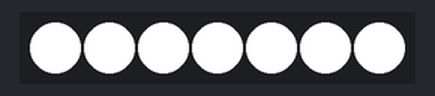
A sketch run on a simulated Arduino Uno, built with avr-gcc and run on an emulated ATmega328P. Parts: 7 RGB LEDs in strip order, left to right. Dim RGB values are drawn brighter than linear.

Above: at 0.1 s.
At 3.1 s:
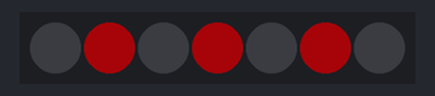
At 7.1 s:
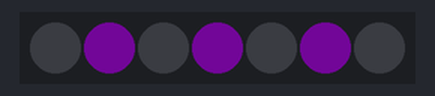
Timing chart, 0 to 40.0 s (numbered marks = the images above):
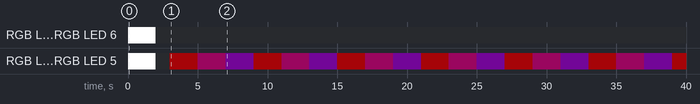

The sketch:

Neopixel_WS2812B_RGB.ino
```cpp
// neopixel: WS2812B_RGB 3-wire. +VDC / GND / DIN (Data IN)
// Library FastLED.h
// Ref.: https://www.youtube.com/watch?v=4Ut4UK7612M
// DEV: HH
// IDE: Arduino V2

#include <Arduino.h>
#include <FastLED.h> // library by Daniel Garcia

#define NUM_LEDS 7 // How many LEDpixel to handle
#define LED_PIN 4 // Arduino Pin to connect to LEDpixel DIN Pin

CRGB leds[NUM_LEDS]; // array of LEDpixel's (NUM_LEDS)
// RGB_ORDER RGB;

// variable's for turning LEDpixel On or OFF
bool kitchen_status = false;
bool entre_status = false;
bool room_status = false;
bool dinnerRoom_status = false;


void setup() {
  // put your setup code here, to run once:
  FastLED.addLeds<WS2812B, LED_PIN, GRB>(leds, NUM_LEDS);  // setup the neopixel: type, Pin, leds array, LEDs to hadle
  // SK6812WWA is compatible with WS2812B, keep WS2812B in the library declaration
  // FastLED.setBrightness(50); // set brightness of neopixels

  Serial.begin(9600); // initial serial monitor

/*

 // Test all LED's - Set on
 leds[0] = CHSV (16, 200, 100);
 leds[1] = CHSV (16, 200, 100);
 leds[2] = CHSV (16, 200, 100);
 leds[3] = CHSV (16, 200, 100);
 leds[4] = CHSV (16, 200, 100);
 leds[5] = CHSV (16, 200, 100);
 leds[6] = CHSV (16, 200, 100);

 FastLED.show(); // send data to LEDpixel DIN Pin

 delay(2000);
*/


 leds[0] = CRGB:: White;
 leds[1] = CRGB:: White;
 leds[2] = CRGB:: White;
 leds[3] = CRGB:: White;
 leds[4] = CRGB:: White;
 leds[5] = CRGB:: White;
 leds[6] = CRGB:: White;

 FastLED.show();

 delay(2000);


 leds[0] = CRGB:: Black;
 leds[1] = CRGB:: Black;
 leds[2] = CRGB:: Black;
 leds[3] = CRGB:: Black;
 leds[4] = CRGB:: Black;
 leds[5] = CRGB:: Black;
 leds[6] = CRGB:: Black;

 FastLED.show(); // send data to LEDpixel DIN Pin

 delay(1000);

} // END void setup

void loop() {

// NOTE: test af SK6812WWA LEDpixel

// Test all LED's - Set on
 //leds[0] = CHSV (0, 150, 100);
 leds[1] = CHSV (255, 200, 100);
 //leds[2] = CHSV (0, 150, 100);
 leds[3] = CHSV (255, 200, 100);
 //leds[4] = CHSV (225, 150, 100);
 leds[5] = CHSV (255, 200, 100);
 //leds[6] = CHSV (0, 150, 100);

 FastLED.show(); // send data to LEDpixel DIN Pin

 delay(2000);

// Test all LED's - Set on
 //leds[0] = CHSV (0, 150, 100);
 leds[1] = CHSV (220, 200, 100);
 //leds[2] = CHSV (0, 150, 100);
 leds[3] = CHSV (220, 200, 100);
 //leds[4] = CHSV (225, 150, 100);
 leds[5] = CHSV (220, 200, 100);
 //leds[6] = CHSV (0, 150, 100);

 FastLED.show(); // send data to LEDpixel DIN Pin

 delay(2000);

 // Test all LED's - Set on
 //leds[0] = CHSV (0, 150, 100);
 leds[1] = CHSV (200, 200, 100);
 //leds[2] = CHSV (0, 150, 100);
 leds[3] = CHSV (200, 200, 100);
 //leds[4] = CHSV (225, 150, 100);
 leds[5] = CHSV (200, 200, 100);
 //leds[6] = CHSV (0, 150, 100);

 FastLED.show(); // send data to LEDpixel DIN Pin

 delay(2000);


/*

 leds[0] = CRGB (255, 0, 0);
 leds[1] = CRGB (0, 0, 0);
 leds[2] = CRGB (0, 255, 0);
 leds[3] = CRGB (0, 0, 255);
 leds[4] = CRGB (0, 0, 0);
 leds[5] = CRGB (255, 255, 0);
 leds[6] = CRGB (0, 255, 255);

 FastLED.show();


 // delay(2000);
*/
/*
 leds[0] = CRGB:: White;
 leds[1] = CRGB:: White;
 leds[2] = CRGB:: White;
 leds[3] = CRGB:: White;
 leds[4] = CRGB:: White;
 leds[5] = CRGB:: White;
 leds[6] = CRGB:: White;

 FastLED.show();


 delay(2000);

 leds[0] = CRGB:: Black;
 leds[1] = CRGB:: Black;
 leds[2] = CRGB:: Black;
 leds[3] = CRGB:: Black;
 leds[4] = CRGB:: Black;
 leds[5] = CRGB:: Black;
 leds[6] = CRGB:: Black;

 FastLED.show(); // send data to LEDpixel DIN Pin

 delay(1000);
*/

/*

  // set TV ON
  EVERY_N_MILLISECONDS(random(900, 1200)){ // TV random hue, saturation and brightness, change every n millisecond
    leds[3] = CHSV (random8(10, 96), random8(200, 255), random8(50, 100)); // random in the scope (x, y)
    //leds[2] = CHSV (random8(10, 96), random8(200, 255), random8(50, 100)); // random in the scope (x, y)
    leds[2] = CHSV (16, 200, 50); // room light in TV-room
    FastLED.show(); // send data to LEDpixel DIN Pin
  } // END TV ON function

 // set dinnerRoom light ON/OFF
  EVERY_N_MILLISECONDS(10000){
    if (!dinnerRoom_status){ // if dinnerRoom_status == not true, turn on light
      leds[0] = CHSV (16, 200, 150); // Light ON
      leds[1] = CHSV (16, 200, 150); // Light ON
      FastLED.show();
    } // END if structure

    if (dinnerRoom_status){ // if dinnerRoom_status == true, turn light OFF
      leds[0] = CRGB:: Black; // light OFF
      leds[1] = CRGB:: Black; // light OFF
      FastLED.show();
    } // END if structure

    dinnerRoom_status = !dinnerRoom_status; // invert dinnerRoom_status

  } // END dinnerRoom light ON/OFF function


  // set kitchen light ON/OFF
  EVERY_N_MILLISECONDS(4000){
    if (!kitchen_status){
      leds[6] = CHSV (16, 200, 150); // Light ON
      FastLED.show();
    } // END if structure

    if (kitchen_status){
      leds[6] = CRGB:: Black; // light OFF
      FastLED.show();
    } // END if structure

    kitchen_status = !kitchen_status;

  } // END kitchen light ON/OFF function

  // entre light ON/OFF
  EVERY_N_MILLISECONDS(6000){
    if(!entre_status){
      leds[5] = CHSV (16, 200, 150); // light ON
      FastLED.show();
    } // END if structure

    if (entre_status){
      leds[5] = CRGB:: Black; // light OFF
      FastLED.show();
    }// END if structure

    entre_status = !entre_status;

  }// END entre light ON/OFF

  // room light ON/OFF
  EVERY_N_MILLISECONDS(10000){
    if (!room_status){
      leds[4] = CHSV (16, 200, 150);
      FastLED.show();
    } // END if structure

    if (room_status){
      leds[4] = CRGB::Black;
      FastLED.show();
    } // END if structure

    room_status = !room_status;

  } // END room light ON/OFF function

*/
} // END void loop
```

Measured:
- by itself, RGB LED 1, RGB LED 3, RGB LED 5: off → RGB(255, 255, 255) at 0.00 s, → off 2.0 s later, → RGB(40, 1, 2) 1.0 s later, → RGB(26, 1, 16) 2.0 s later, … (21 changes in this stretch)
- by itself, everything shown: repeats every 6.0 s, in 3 steps
- what the display in image 1 shows lasts 2.0 s, from 3.0 s to 5.0 s
